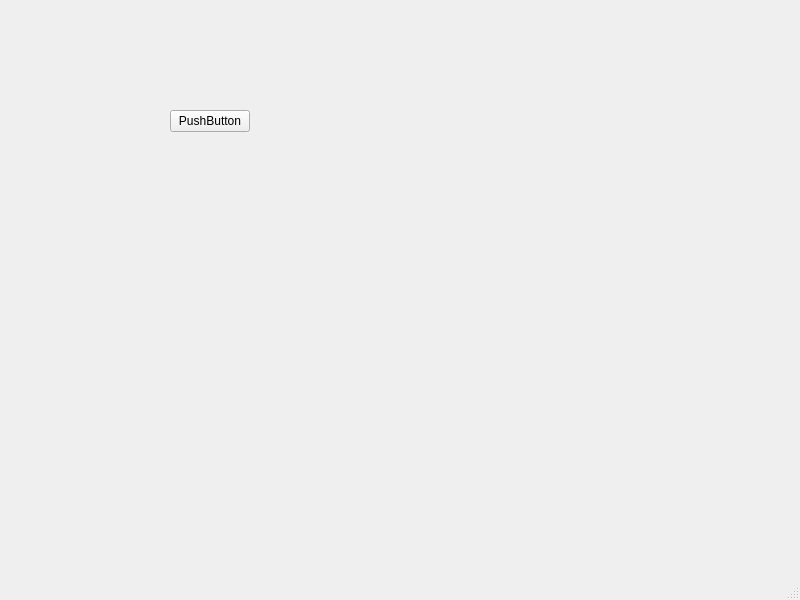
<?xml version="1.0" encoding="UTF-8"?>
<ui version="4.0">
 <class>MainWindow</class>
 <widget class="QMainWindow" name="MainWindow">
  <property name="geometry">
   <rect>
    <x>0</x>
    <y>0</y>
    <width>800</width>
    <height>600</height>
   </rect>
  </property>
  <property name="windowTitle">
   <string>MainWindow</string>
  </property>
  <widget class="QWidget" name="centralwidget">
   <widget class="QPushButton" name="pushButton">
    <property name="geometry">
     <rect>
      <x>170</x>
      <y>110</y>
      <width>80</width>
      <height>22</height>
     </rect>
    </property>
    <property name="text">
     <string>PushButton</string>
    </property>
   </widget>
  </widget>
  <widget class="QMenuBar" name="menubar">
   <property name="geometry">
    <rect>
     <x>0</x>
     <y>0</y>
     <width>800</width>
     <height>21</height>
    </rect>
   </property>
  </widget>
  <widget class="QStatusBar" name="statusbar"/>
 </widget>
 <resources/>
 <connections/>
</ui>
